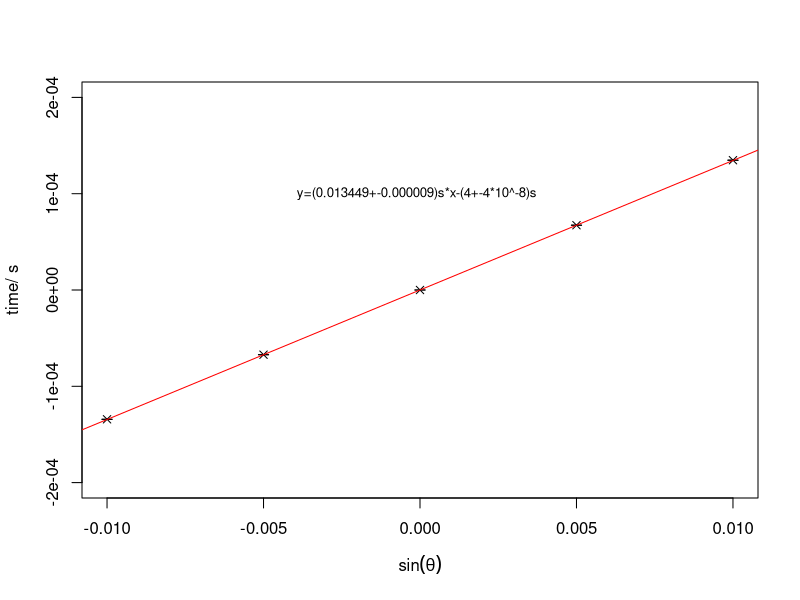

Source code (R):
library("Hmisc")
y1 <- c(0, 0.6729, -0.6719, 1.3479, -1.3427)*10^-4
x <- c(0, 0.005, -0.005, 0.01, -0.01)

erry1 <- c(3*10^-4, 0.0005, 0.0005, 0.0012, 0.0011)*10^-4


plot(x, y1, type="p", xlim=c(-0.01, 0.01), ylim=c(-0.0002, 0.0002), xlab = expression(sin(theta)), ylab = "time/ s", pch=4)
with (
  data = data.frame(x,y1,erry1)
  , expr = errbar(x, y1, y1+erry1, y1-erry1, type="n",add=T, pch=1, cap=.015)
)


text(x=-0.0001, y=0.0001, "y=(0.013449+-0.000009)s*x-(4+-4*10^-8)s", cex=0.8)
fm1 <- lm(y1 ~ x, weights=1/erry1^2)
abline(fm1, col = "red")

slope=summary(fm1)$coefficients["x","Estimate"]
sslope=summary(fm1)$coefficients["x","Std. Error"]
a=1/slope
sa=sslope/slope*a


#*******************************************************************************
